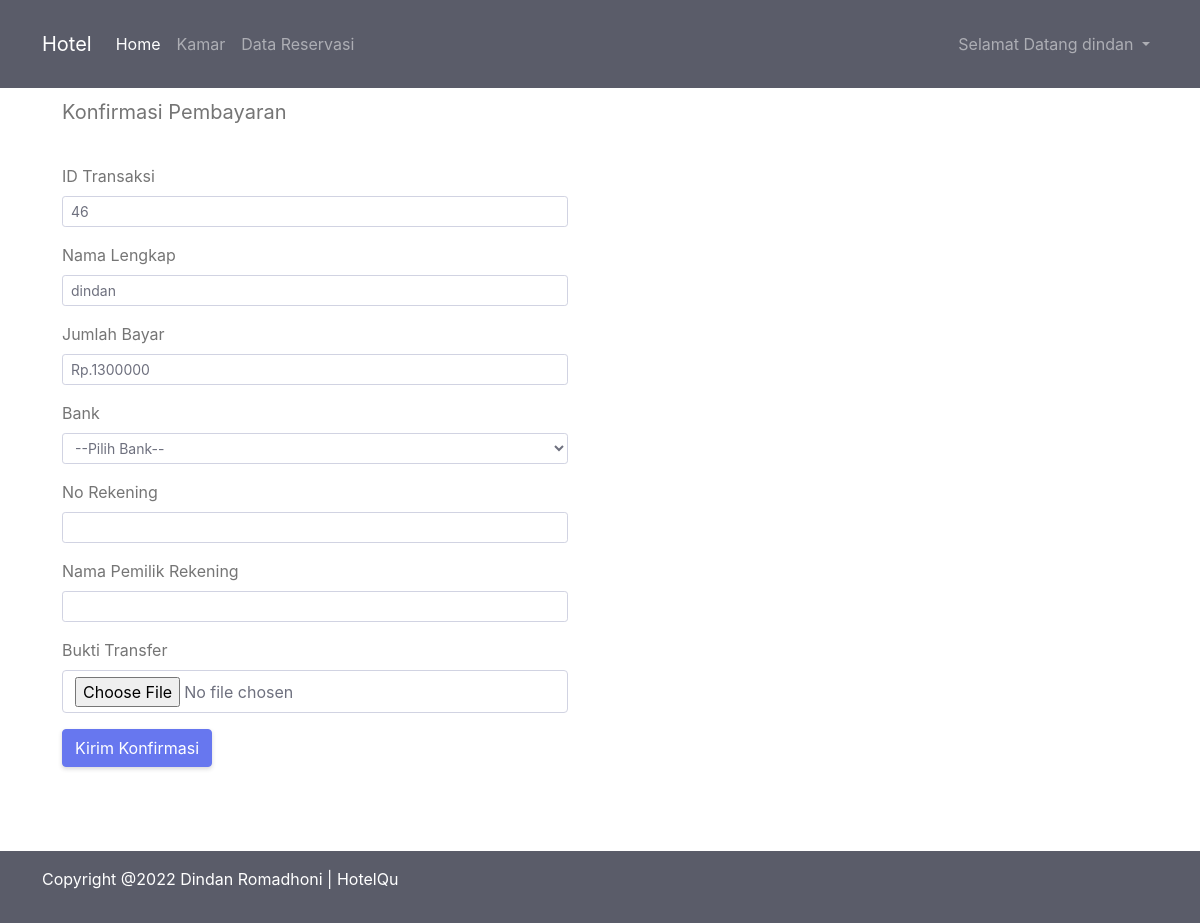
The app's page /user/bayar.php?idpesan=46 (signed in) with its own data.
### tables this page shows
CREATE TABLE `tamu` (
  `idtamu` int(11) NOT NULL,
  `email` varchar(50) NOT NULL,
  `nama` varchar(100) NOT NULL,
  `alamat` varchar(150) NOT NULL,
  `telepon` varchar(15) NOT NULL,
  `password` varchar(50) NOT NULL
);

CREATE TABLE `pemesanan` (
  `idpesan` int(11) NOT NULL,
  `tglpesan` datetime NOT NULL,
  `batasbayar` datetime NOT NULL,
  `idkamar` varchar(15) NOT NULL,
  `tipe` varchar(20) NOT NULL,
  `harga` int(11) NOT NULL,
  `jumlah` int(11) NOT NULL,
  `idtamu` int(11) NOT NULL,
  `nama` varchar(100) NOT NULL,
  `alamat` varchar(500) NOT NULL,
  `telepon` varchar(15) NOT NULL,
  `tglmasuk` date NOT NULL,
  `tglkeluar` date NOT NULL,
  `lamahari` int(11) NOT NULL DEFAULT 0,
  `totalbayar` int(11) NOT NULL DEFAULT 0,
  `status` varchar(50) NOT NULL DEFAULT 'Pending...'
);

### user/bayar.php (the view, shortened to what this page needs)
<?php
include 'header.php';
$id = $_GET['idpesan'];
$data = mysqli_query($koneksi,"SELECT * FROM pemesanan WHERE idpesan = '$id'");
$d = mysqli_fetch_array($data);
?>
<div class="container">
    <div class="row">
        <div class="col-lg-6">
            <div class="card">
                <div class="card-header"><h5>Konfirmasi Pembayaran</h5></div>
                    <div class="card-body">
                        <form action="Cbayar.php" method="post" enctype="multipart/form-data">
                        <div class="form-group">
                            <label>ID Transaksi</label>
                            <input type="text" name="idpesan" class="form-control form-control-sm" value="<?= $d['idpesan']?>">
                        </div>
                        <div class="form-group">
                            <label>Nama Lengkap</label>
                            <input type="text" name="nama" class="form-control form-control-sm" value="<?= $d['nama']?>">
                        </div>
                        <div class="form-group">
                            <label>Jumlah Bayar</label>
                            <input type="text" name="jumlah" class="form-control form-control-sm" value="Rp.<?= $d['totalbayar']?>">
                        </div>
                        <div class="form-group">
                            <label>Bank</label>
                            <select name="bank" id="bank" class="form-control form-control-sm">
                                <option value="">--Pilih Bank--</option>
                            </select>
                        </div>
                        <div class="form-group">
                            <label>No Rekening</label>
                            <input type="text" name="norek" class="form-control form-control-sm">
                        </div>
                        <div class="form-group">
                            <label>Nama Pemilik Rekening</label>
                            <input type="text" name="namarek" class="form-control form-control-sm" >
                        </div>
                        <div class="form-group">
                            <label>Bukti Transfer</label>
                            <input type="file" name="gambar" class="form-control" >
                        </div>
                        <div class="form-group">
                            <input type="submit" name="submit" id="tombol" class="btn btn-primary" value="Kirim Konfirmasi" >
                        </div>
                        </form>
                </div>
            </div>
        </div>
    </div>
</div>
<?php
include 'footer.php';
?>

### user/header.php (shortened to what this page needs)
<?php include'sess.php';
$id = $idtamu;
$ss = mysqli_query($koneksi,"SELECT * FROM tamu WHERE idtamu ='$id'");
$f = mysqli_fetch_assoc($ss);
?>
<!DOCTYPE html>
<html lang="en">
    <head>
        <link href="../assets/vendor/bootstrap/css/bootstrap.min.css" rel="stylesheet">
        <link href="../assets/vendor/fontawesome-free/css/all.min.css" rel="stylesheet" type="text/css">
    </head>
    <body>
    <nav class="navbar navbar-expand-lg navbar-dark bg-dark py-4">
    <div class="container">
  <a class="navbar-brand" href="index.php">Hotel</a>
  <div class="collapse navbar-collapse" id="navbarNav">
    <ul class="navbar-nav">
      <li class="nav-item active">
        <a class="nav-link" href="index.php">Home</a>
      </li>
      <li class="nav-item">
        <a class="nav-link" href="kamar.php">Kamar</a>
      </li>
      <li class="nav-item">
        <a class="nav-link" href="datapemesanan.php">Data Reservasi</a>
      </li>
    </ul>
    <ul class="navbar-nav ml-auto">
      <li class="nav-item dropdown">
          <a class="nav-link dropdown-toggle" href="#" id="navbarDropdown" role="button" data-toggle="dropdown" aria-expanded="false">
            Selamat Datang <?php echo $f['nama'] ?>
          </a>
        </li>
    </ul>
  </div>
  </div>
</nav>

### records on screen
tamu: nama "dindan"
pemesanan: idpesan "46", nama "dindan", jumlah "Rp.1300000"
